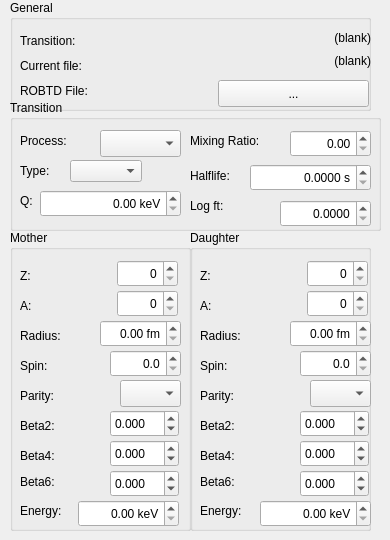
    <widget class="QWidget" name="iniTab">
     <attribute name="title">
      <string>Transition Info</string>
     </attribute>
     <widget class="QGroupBox" name="group_M">
      <property name="geometry">
       <rect>
        <x>10</x>
        <y>230</y>
        <width>181</width>
        <height>301</height>
       </rect>
      </property>
      <property name="title">
       <string>Mother</string>
      </property>
      <widget class="QLabel" name="lab_ZM">
       <property name="geometry">
        <rect>
         <x>10</x>
         <y>30</y>
         <width>61</width>
         <height>31</height>
        </rect>
       </property>
       <property name="toolTip">
        <string>Atomic number</string>
       </property>
       <property name="statusTip">
        <string>Atomic number</string>
       </property>
       <property name="text">
        <string>Z:</string>
       </property>
      </widget>
      <widget class="QLabel" name="lab_AM">
       <property name="geometry">
        <rect>
         <x>10</x>
         <y>60</y>
         <width>67</width>
         <height>31</height>
        </rect>
       </property>
       <property name="toolTip">
        <string>Mass number</string>
       </property>
       <property name="statusTip">
        <string>Mass number</string>
       </property>
       <property name="text">
        <string>A:</string>
       </property>
      </widget>
      <widget class="QLabel" name="lab_RM">
       <property name="geometry">
        <rect>
         <x>10</x>
         <y>90</y>
         <width>67</width>
         <height>31</height>
        </rect>
       </property>
       <property name="toolTip">
        <string>Charge radius</string>
       </property>
       <property name="statusTip">
        <string>Charge radius</string>
       </property>
       <property name="text">
        <string>Radius:</string>
       </property>
      </widget>
      <widget class="QLabel" name="lab_JM">
       <property name="geometry">
        <rect>
         <x>10</x>
         <y>120</y>
         <width>67</width>
         <height>31</height>
        </rect>
       </property>
       <property name="toolTip">
        <string>Spin in units of HBAR</string>
       </property>
       <property name="text">
        <string>Spin:</string>
       </property>
      </widget>
      <widget class="QLabel" name="lab_Beta2M">
       <property name="geometry">
        <rect>
         <x>10</x>
         <y>180</y>
         <width>67</width>
         <height>31</height>
        </rect>
       </property>
       <property name="statusTip">
        <string>Quadrupole deformation</string>
       </property>
       <property name="text">
        <string>Beta2:</string>
       </property>
      </widget>
      <widget class="QLabel" name="lab_Beta4M">
       <property name="geometry">
        <rect>
         <x>10</x>
         <y>210</y>
         <width>67</width>
         <height>31</height>
        </rect>
       </property>
       <property name="statusTip">
        <string>Hexadecupole deformation</string>
       </property>
       <property name="text">
        <string>Beta4:</string>
       </property>
      </widget>
      <widget class="QLabel" name="lab_Beta6M">
       <property name="geometry">
        <rect>
         <x>10</x>
         <y>236</y>
         <width>67</width>
         <height>31</height>
        </rect>
       </property>
       <property name="statusTip">
        <string>Beta6 deformation</string>
       </property>
       <property name="text">
        <string>Beta6:</string>
       </property>
      </widget>
      <widget class="QLabel" name="lab_PiM">
       <property name="geometry">
        <rect>
         <x>10</x>
         <y>150</y>
         <width>67</width>
         <height>31</height>
        </rect>
       </property>
       <property name="toolTip">
        <string>Parity of nuclear level</string>
       </property>
       <property name="statusTip">
        <string>Parity of nuclear level</string>
       </property>
       <property name="text">
        <string>Parity:</string>
       </property>
      </widget>
      <widget class="QSpinBox" name="sb_ZM">
       <property name="geometry">
        <rect>
         <x>107</x>
         <y>30</y>
         <width>61</width>
         <height>27</height>
        </rect>
       </property>
       <property name="toolTip">
        <string>Atomic number</string>
       </property>
       <property name="statusTip">
        <string>Atomic number</string>
       </property>
       <property name="alignment">
        <set>Qt::AlignRight|Qt::AlignTrailing|Qt::AlignVCenter</set>
       </property>
      </widget>
      <widget class="QSpinBox" name="sb_AM">
       <property name="geometry">
        <rect>
         <x>107</x>
         <y>60</y>
         <width>61</width>
         <height>27</height>
        </rect>
       </property>
       <property name="toolTip">
        <string>Mass number</string>
       </property>
       <property name="statusTip">
        <string>Mass number</string>
       </property>
       <property name="alignment">
        <set>Qt::AlignRight|Qt::AlignTrailing|Qt::AlignVCenter</set>
       </property>
       <property name="maximum">
        <number>250</number>
       </property>
      </widget>
      <widget class="QDoubleSpinBox" name="dsb_RM">
       <property name="geometry">
        <rect>
         <x>90</x>
         <y>90</y>
         <width>81</width>
         <height>27</height>
        </rect>
       </property>
       <property name="toolTip">
        <string>Charge radius</string>
       </property>
       <property name="statusTip">
        <string>Charge radius</string>
       </property>
       <property name="alignment">
        <set>Qt::AlignRight|Qt::AlignTrailing|Qt::AlignVCenter</set>
       </property>
       <property name="suffix">
        <string> fm</string>
       </property>
       <property name="singleStep">
        <double>0.100000000000000</double>
       </property>
      </widget>
      <widget class="QDoubleSpinBox" name="dsb_JM">
       <property name="geometry">
        <rect>
         <x>100</x>
         <y>120</y>
         <width>71</width>
         <height>27</height>
        </rect>
       </property>
       <property name="toolTip">
        <string>Spin in units of HBAR</string>
       </property>
       <property name="statusTip">
        <string>Spin in units of HBAR</string>
       </property>
       <property name="alignment">
        <set>Qt::AlignRight|Qt::AlignTrailing|Qt::AlignVCenter</set>
       </property>
       <property name="decimals">
        <number>1</number>
       </property>
       <property name="singleStep">
        <double>0.500000000000000</double>
       </property>
      </widget>
      <widget class="QComboBox" name="cb_PiM">
       <property name="geometry">
        <rect>
         <x>110</x>
         <y>150</y>
         <width>61</width>
         <height>27</height>
        </rect>
       </property>
       <property name="toolTip">
        <string>Parity of nuclear level</string>
       </property>
       <property name="statusTip">
        <string>Parity of nuclear level</string>
       </property>
      </widget>
      <widget class="QDoubleSpinBox" name="dsb_Beta2M">
       <property name="geometry">
        <rect>
         <x>100</x>
         <y>180</y>
         <width>69</width>
         <height>27</height>
        </rect>
       </property>
       <property name="statusTip">
        <string>Quadrupole deformation</string>
       </property>
       <property name="decimals">
        <number>3</number>
       </property>
       <property name="minimum">
        <double>-1.000000000000000</double>
       </property>
       <property name="maximum">
        <double>1.000000000000000</double>
       </property>
       <property name="singleStep">
        <double>0.100000000000000</double>
       </property>
      </widget>
      <widget class="QDoubleSpinBox" name="dsb_Beta4M">
       <property name="geometry">
        <rect>
         <x>100</x>
         <y>210</y>
         <width>69</width>
         <height>27</height>
        </rect>
       </property>
       <property name="statusTip">
        <string>Hexadecupole deformation</string>
       </property>
       <property name="decimals">
        <number>3</number>
       </property>
       <property name="minimum">
        <double>-1.000000000000000</double>
       </property>
       <property name="maximum">
        <double>1.000000000000000</double>
       </property>
       <property name="singleStep">
        <double>0.100000000000000</double>
       </property>
      </widget>
      <widget class="QDoubleSpinBox" name="dsb_Beta6M">
       <property name="geometry">
        <rect>
         <x>100</x>
         <y>240</y>
         <width>69</width>
         <height>27</height>
        </rect>
       </property>
       <property name="statusTip">
        <string>Beta6 deformation</string>
       </property>
       <property name="decimals">
        <number>3</number>
       </property>
       <property name="minimum">
        <double>-1.000000000000000</double>
       </property>
       <property name="maximum">
        <double>1.000000000000000</double>
       </property>
       <property name="singleStep">
        <double>0.100000000000000</double>
       </property>
      </widget>
      <widget class="QLabel" name="label_31">
       <property name="geometry">
        <rect>
         <x>10</x>
         <y>270</y>
         <width>67</width>
         <height>21</height>
        </rect>
       </property>
       <property name="statusTip">
        <string>Excitation energy of the parent level</string>
       </property>
       <property name="text">
        <string>Energy:</string>
       </property>
      </widget>
      <widget class="QDoubleSpinBox" name="dsb_motherEn">
       <property name="geometry">
        <rect>
         <x>68</x>
         <y>270</y>
         <width>101</width>
         <height>27</height>
        </rect>
       </property>
       <property name="statusTip">
        <string>Excitation energy of the parent level</string>
       </property>
       <property name="alignment">
        <set>Qt::AlignRight|Qt::AlignTrailing|Qt::AlignVCenter</set>
       </property>
       <property name="suffix">
        <string> keV</string>
       </property>
       <property name="maximum">
        <double>10000.000000000000000</double>
       </property>
       <property name="singleStep">
        <double>1.000000000000000</double>
       </property>
       <property name="value">
        <double>0.000000000000000</double>
       </property>
      </widget>
     </widget>
     <widget class="QGroupBox" name="groupBox_3">
      <property name="geometry">
       <rect>
        <x>10</x>
        <y>0</y>
        <width>361</width>
        <height>111</height>
       </rect>
      </property>
      <property name="title">
       <string>General</string>
      </property>
      <widget class="QLabel" name="label_11">
       <property name="geometry">
        <rect>
         <x>10</x>
         <y>50</y>
         <width>91</width>
         <height>31</height>
        </rect>
       </property>
       <property name="toolTip">
        <string>Current ini file used for the transition</string>
       </property>
       <property name="statusTip">
        <string>Current ini file used for the transition</string>
       </property>
       <property name="text">
        <string>Current file:</string>
       </property>
      </widget>
      <widget class="QLabel" name="l_iniFilename">
       <property name="geometry">
        <rect>
         <x>100</x>
         <y>51</y>
         <width>261</width>
         <height>20</height>
        </rect>
       </property>
       <property name="toolTip">
        <string>Current ini file used for the transition</string>
       </property>
       <property name="statusTip">
        <string>Current ini file used for the transition</string>
       </property>
       <property name="text">
        <string>(blank)</string>
       </property>
       <property name="alignment">
        <set>Qt::AlignRight|Qt::AlignTrailing|Qt::AlignVCenter</set>
       </property>
      </widget>
      <widget class="QLabel" name="label_6">
       <property name="geometry">
        <rect>
         <x>10</x>
         <y>30</y>
         <width>91</width>
         <height>21</height>
        </rect>
       </property>
       <property name="text">
        <string>Transition:</string>
       </property>
      </widget>
      <widget class="QLabel" name="l_transitionName">
       <property name="geometry">
        <rect>
         <x>90</x>
         <y>30</y>
         <width>271</width>
         <height>16</height>
        </rect>
       </property>
       <property name="layoutDirection">
        <enum>Qt::RightToLeft</enum>
       </property>
       <property name="text">
        <string>(blank)</string>
       </property>
       <property name="alignment">
        <set>Qt::AlignRight|Qt::AlignTrailing|Qt::AlignVCenter</set>
       </property>
      </widget>
      <widget class="QLabel" name="label_16">
       <property name="geometry">
        <rect>
         <x>10</x>
         <y>80</y>
         <width>111</width>
         <height>21</height>
        </rect>
       </property>
       <property name="toolTip">
        <string>Choose the Reduced one body transition density file, defined as &lt; f || [a+_alpha a~_beta]_L || i &gt; reduced in spin space</string>
       </property>
       <property name="statusTip">
        <string>Choose the Reduced one body transition density file, defined as &lt; f || [a+_alpha a~_beta]_L || i &gt; reduced in spin space</string>
       </property>
       <property name="text">
        <string>ROBTD File:</string>
       </property>
      </widget>
      <widget class="QPushButton" name="b_chooseROBTDFile">
       <property name="geometry">
        <rect>
         <x>208</x>
         <y>80</y>
         <width>151</width>
         <height>27</height>
        </rect>
       </property>
       <property name="cursor">
        <cursorShape>OpenHandCursor</cursorShape>
       </property>
       <property name="toolTip">
        <string>Choose the Reduced one body transition density file, defined as &lt; f || [a+_alpha a~_beta]_L || i &gt; reduced in spin space</string>
       </property>
       <property name="statusTip">
        <string>Choose the Reduced one body transition density file, defined as &lt; f || [a+_alpha a~_beta]_L || i &gt; reduced in spin space</string>
       </property>
       <property name="text">
        <string>...</string>
       </property>
      </widget>
     </widget>
     <widget class="QGroupBox" name="group_M_2">
      <property name="geometry">
       <rect>
        <x>190</x>
        <y>230</y>
        <width>181</width>
        <height>301</height>
       </rect>
      </property>
      <property name="title">
       <string>Daughter</string>
      </property>
      <widget class="QLabel" name="lab_ZD">
       <property name="geometry">
        <rect>
         <x>10</x>
         <y>30</y>
         <width>61</width>
         <height>31</height>
        </rect>
       </property>
       <property name="toolTip">
        <string>Atomic number</string>
       </property>
       <property name="statusTip">
        <string>Atomic number</string>
       </property>
       <property name="text">
        <string>Z:</string>
       </property>
      </widget>
      <widget class="QLabel" name="lab_AD">
       <property name="geometry">
        <rect>
         <x>10</x>
         <y>60</y>
         <width>67</width>
         <height>31</height>
        </rect>
       </property>
       <property name="toolTip">
        <string>Mass number</string>
       </property>
       <property name="statusTip">
        <string>Mass number</string>
       </property>
       <property name="text">
        <string>A:</string>
       </property>
      </widget>
      <widget class="QLabel" name="lab_RD">
       <property name="geometry">
        <rect>
         <x>10</x>
         <y>90</y>
         <width>67</width>
         <height>31</height>
        </rect>
       </property>
       <property name="toolTip">
        <string>Charge radius</string>
       </property>
       <property name="statusTip">
        <string>Charge radius</string>
       </property>
       <property name="text">
        <string>Radius:</string>
       </property>
      </widget>
      <widget class="QLabel" name="lab_JD">
       <property name="geometry">
        <rect>
         <x>10</x>
         <y>120</y>
         <width>67</width>
         <height>31</height>
        </rect>
       </property>
       <property name="toolTip">
        <string>Spin in units of HBAR</string>
       </property>
       <property name="statusTip">
        <string>Spin in units of HBAR</string>
       </property>
       <property name="text">
        <string>Spin:</string>
       </property>
      </widget>
      <widget class="QLabel" name="lab_Beta2D">
       <property name="geometry">
        <rect>
         <x>10</x>
         <y>180</y>
         <width>67</width>
         <height>31</height>
        </rect>
       </property>
       <property name="statusTip">
        <string>Quadrupole deformation</string>
       </property>
       <property name="text">
        <string>Beta2:</string>
       </property>
      </widget>
      <widget class="QLabel" name="lab_Beta4D">
       <property name="geometry">
        <rect>
         <x>10</x>
         <y>210</y>
         <width>67</width>
         <height>31</height>
        </rect>
       </property>
       <property name="statusTip">
        <string>Hexadecupole deformation</string>
       </property>
       <property name="text">
        <string>Beta4:</string>
       </property>
      </widget>
      <widget class="QLabel" name="lab_Beta6D">
       <property name="geometry">
        <rect>
         <x>10</x>
         <y>236</y>
         <width>67</width>
         <height>31</height>
        </rect>
       </property>
       <property name="statusTip">
        <string>Beta6 deformation</string>
       </property>
       <property name="text">
        <string>Beta6:</string>
       </property>
      </widget>
      <widget class="QLabel" name="lab_PiD">
       <property name="geometry">
        <rect>
         <x>10</x>
         <y>150</y>
         <width>67</width>
         <height>31</height>
        </rect>
       </property>
       <property name="toolTip">
        <string>Parity of nuclear level</string>
       </property>
       <property name="statusTip">
        <string>Parity of nuclear level</string>
       </property>
       <property name="text">
        <string>Parity:</string>
       </property>
      </widget>
      <widget class="QSpinBox" name="sb_ZD">
       <property name="geometry">
        <rect>
         <x>117</x>
         <y>30</y>
         <width>61</width>
         <height>27</height>
        </rect>
       </property>
       <property name="toolTip">
        <string>Atomic number</string>
       </property>
       <property name="statusTip">
        <string>Atomic number</string>
       </property>
       <property name="alignment">
        <set>Qt::AlignRight|Qt::AlignTrailing|Qt::AlignVCenter</set>
       </property>
      </widget>
      <widget class="QSpinBox" name="sb_AD">
       <property name="geometry">
        <rect>
         <x>117</x>
         <y>60</y>
         <width>61</width>
         <height>27</height>
        </rect>
       </property>
       <property name="toolTip">
        <string>Mass number</string>
       </property>
       <property name="statusTip">
        <string>Mass number</string>
       </property>
       <property name="alignment">
        <set>Qt::AlignRight|Qt::AlignTrailing|Qt::AlignVCenter</set>
       </property>
       <property name="maximum">
        <number>250</number>
       </property>
      </widget>
      <widget class="QDoubleSpinBox" name="dsb_RD">
       <property name="geometry">
        <rect>
         <x>100</x>
         <y>90</y>
         <width>81</width>
         <height>27</height>
        </rect>
       </property>
       <property name="toolTip">
        <string>Charge radius</string>
       </property>
       <property name="statusTip">
        <string>Charge radius</string>
       </property>
       <property name="alignment">
        <set>Qt::AlignRight|Qt::AlignTrailing|Qt::AlignVCenter</set>
       </property>
       <property name="suffix">
        <string> fm</string>
       </property>
       <property name="singleStep">
        <double>0.100000000000000</double>
       </property>
      </widget>
      <widget class="QDoubleSpinBox" name="dsb_JD">
       <property name="geometry">
        <rect>
         <x>110</x>
         <y>120</y>
         <width>71</width>
         <height>27</height>
        </rect>
       </property>
       <property name="toolTip">
        <string>Spin in units of HBAR</string>
       </property>
       <property name="statusTip">
        <string>Spin in units of HBAR</string>
       </property>
       <property name="alignment">
        <set>Qt::AlignRight|Qt::AlignTrailing|Qt::AlignVCenter</set>
       </property>
       <property name="decimals">
        <number>1</number>
       </property>
       <property name="singleStep">
        <double>0.500000000000000</double>
       </property>
      </widget>
      <widget class="QComboBox" name="cb_PiD">
       <property name="geometry">
        <rect>
         <x>120</x>
         <y>150</y>
         <width>61</width>
         <height>27</height>
        </rect>
       </property>
       <property name="statusTip">
        <string>Parity of nuclear level</string>
       </property>
      </widget>
      <widget class="QDoubleSpinBox" name="dsb_Beta2D">
       <property name="geometry">
        <rect>
         <x>110</x>
         <y>180</y>
         <width>69</width>
         <height>27</height>
        </rect>
       </property>
       <property name="statusTip">
        <string>Quadrupole deformation</string>
       </property>
       <property name="decimals">
        <number>3</number>
       </property>
       <property name="minimum">
        <double>-1.000000000000000</double>
       </property>
       <property name="maximum">
        <double>1.000000000000000</double>
       </property>
       <property name="singleStep">
        <double>0.100000000000000</double>
       </property>
      </widget>
      <widget class="QDoubleSpinBox" name="dsb_Beta4D">
       <property name="geometry">
        <rect>
         <x>110</x>
         <y>210</y>
         <width>69</width>
         <height>27</height>
        </rect>
       </property>
       <property name="statusTip">
        <string>Hexadecupole deformation</string>
       </property>
       <property name="decimals">
        <number>3</number>
       </property>
       <property name="minimum">
        <double>-1.000000000000000</double>
       </property>
       <property name="maximum">
        <double>1.000000000000000</double>
       </property>
       <property name="singleStep">
        <double>0.100000000000000</double>
       </property>
      </widget>
      <widget class="QDoubleSpinBox" name="dsb_Beta6D">
       <property name="geometry">
        <rect>
         <x>110</x>
         <y>240</y>
         <width>69</width>
         <height>27</height>
        </rect>
       </property>
       <property name="statusTip">
        <string>Beta6 deformation</string>
       </property>
       <property name="decimals">
        <number>3</number>
       </property>
       <property name="minimum">
        <double>-1.000000000000000</double>
       </property>
       <property name="maximum">
        <double>1.000000000000000</double>
       </property>
       <property name="singleStep">
        <double>0.100000000000000</double>
       </property>
      </widget>
      <widget class="QLabel" name="label_33">
       <property name="geometry">
        <rect>
         <x>10</x>
         <y>270</y>
         <width>67</width>
         <height>21</height>
        </rect>
       </property>
       <property name="statusTip">
        <string>Excitation energy of the child level</string>
       </property>
       <property name="text">
        <string>Energy:</string>
       </property>
      </widget>
      <widget class="QDoubleSpinBox" name="dsb_daughterEn">
       <property name="geometry">
        <rect>
         <x>70</x>
         <y>270</y>
         <width>111</width>
         <height>27</height>
        </rect>
       </property>
       <property name="statusTip">
        <string>Excitation energy of the child level</string>
       </property>
       <property name="alignment">
        <set>Qt::AlignRight|Qt::AlignTrailing|Qt::AlignVCenter</set>
       </property>
       <property name="suffix">
        <string> keV</string>
       </property>
       <property name="maximum">
        <double>10000.000000000000000</double>
       </property>
      </widget>
     </widget>
     <widget class="QGroupBox" name="groupBox">
      <property name="geometry">
       <rect>
        <x>10</x>
        <y>100</y>
        <width>371</width>
        <height>131</height>
       </rect>
      </property>
      <property name="title">
       <string>Transition</string>
      </property>
      <widget class="QLabel" name="label">
       <property name="geometry">
        <rect>
         <x>10</x>
         <y>30</y>
         <width>67</width>
         <height>21</height>
        </rect>
       </property>
       <property name="toolTip">
        <string>Decay process</string>
       </property>
       <property name="statusTip">
        <string>Decay process</string>
       </property>
       <property name="text">
        <string>Process:</string>
       </property>
      </widget>
      <widget class="QLabel" name="label_2">
       <property name="geometry">
        <rect>
         <x>10</x>
         <y>60</y>
         <width>41</width>
         <height>21</height>
        </rect>
       </property>
       <property name="toolTip">
        <string>Decay type</string>
       </property>
       <property name="statusTip">
        <string>Decay type</string>
       </property>
       <property name="text">
        <string>Type:</string>
       </property>
      </widget>
      <widget class="QLabel" name="label_3">
       <property name="geometry">
        <rect>
         <x>180</x>
         <y>30</y>
         <width>91</width>
         <height>21</height>
        </rect>
       </property>
       <property name="toolTip">
        <string>Mixing ratio as gAM_GT/M_F</string>
       </property>
       <property name="statusTip">
        <string>Mixing ratio as gAM_GT/M_F</string>
       </property>
       <property name="text">
        <string>Mixing Ratio:</string>
       </property>
      </widget>
      <widget class="QLabel" name="label_4">
       <property name="geometry">
        <rect>
         <x>10</x>
         <y>90</y>
         <width>21</width>
         <height>21</height>
        </rect>
       </property>
       <property name="toolTip">
        <string>Q Value in keV</string>
       </property>
       <property name="statusTip">
        <string>Q Value in keV</string>
       </property>
       <property name="text">
        <string>Q: </string>
       </property>
      </widget>
      <widget class="QComboBox" name="cb_type">
       <property name="geometry">
        <rect>
         <x>60</x>
         <y>60</y>
         <width>111</width>
         <height>27</height>
        </rect>
       </property>
       <property name="toolTip">
        <string>Decay type</string>
       </property>
       <property name="statusTip">
        <string>Decay type</string>
       </property>
       <property name="layoutDirection">
        <enum>Qt::LeftToRight</enum>
       </property>
       <property name="sizeAdjustPolicy">
        <enum>QComboBox::AdjustToContents</enum>
       </property>
       <property name="frame">
        <bool>true</bool>
       </property>
      </widget>
      <widget class="QComboBox" name="cb_process">
       <property name="geometry">
        <rect>
         <x>90</x>
         <y>30</y>
         <width>81</width>
         <height>27</height>
        </rect>
       </property>
       <property name="toolTip">
        <string>Decay process</string>
       </property>
       <property name="statusTip">
        <string>Decay process</string>
       </property>
       <property name="layoutDirection">
        <enum>Qt::LeftToRight</enum>
       </property>
      </widget>
      <widget class="QDoubleSpinBox" name="dsb_MixingRatio">
       <property name="geometry">
        <rect>
         <x>280</x>
         <y>30</y>
         <width>81</width>
         <height>27</height>
        </rect>
       </property>
       <property name="toolTip">
        <string>Mixing ratio as gAM_GT/M_F</string>
       </property>
       <property name="statusTip">
        <string>Mixing ratio as gAM_GT/M_F</string>
       </property>
       <property name="alignment">
        <set>Qt::AlignRight|Qt::AlignTrailing|Qt::AlignVCenter</set>
       </property>
       <property name="maximum">
        <double>100.000000000000000</double>
       </property>
      </widget>
      <widget class="QDoubleSpinBox" name="dsb_Q">
       <property name="geometry">
        <rect>
         <x>30</x>
         <y>90</y>
         <width>141</width>
         <height>27</height>
        </rect>
       </property>
       <property name="toolTip">
        <string>Q Value in keV</string>
       </property>
       <property name="statusTip">
        <string>Q Value in keV</string>
       </property>
       <property name="alignment">
        <set>Qt::AlignRight|Qt::AlignTrailing|Qt::AlignVCenter</set>
       </property>
       <property name="suffix">
        <string> keV</string>
       </property>
       <property name="maximum">
        <double>20000.000000000000000</double>
       </property>
      </widget>
      <widget class="QLabel" name="label_30">
       <property name="geometry">
        <rect>
         <x>180</x>
         <y>60</y>
         <width>61</width>
         <height>31</height>
        </rect>
       </property>
       <property name="toolTip">
        <string>Partial Halflife</string>
       </property>
       <property name="statusTip">
        <string>Partial Halflife</string>
       </property>
       <property name="text">
        <string>Halflife:</string>
       </property>
      </widget>
      <widget class="QDoubleSpinBox" name="dsb_halflife">
       <property name="geometry">
        <rect>
         <x>240</x>
         <y>64</y>
         <width>121</width>
         <height>27</height>
        </rect>
       </property>
       <property name="toolTip">
        <string>Partial Halflife</string>
       </property>
       <property name="statusTip">
        <string>Partial Halflife</string>
       </property>
       <property name="alignment">
        <set>Qt::AlignRight|Qt::AlignTrailing|Qt::AlignVCenter</set>
       </property>
       <property name="suffix">
        <string> s</string>
       </property>
       <property name="decimals">
        <number>4</number>
       </property>
       <property name="maximum">
        <double>1000000000.000000000000000</double>
       </property>
      </widget>
      <widget class="QLabel" name="label_25">
       <property name="geometry">
        <rect>
         <x>180</x>
         <y>90</y>
         <width>67</width>
         <height>31</height>
        </rect>
       </property>
       <property name="toolTip">
        <string>Log ft value</string>
       </property>
       <property name="statusTip">
        <string>Log ft value</string>
       </property>
       <property name="text">
        <string>Log ft:</string>
       </property>
      </widget>
      <widget class="QDoubleSpinBox" name="dsb_logft">
       <property name="geometry">
        <rect>
         <x>270</x>
         <y>100</y>
         <width>91</width>
         <height>27</height>
        </rect>
       </property>
       <property name="toolTip">
        <string>Log ft value</string>
       </property>
       <property name="statusTip">
        <string>Log ft value</string>
       </property>
       <property name="alignment">
        <set>Qt::AlignRight|Qt::AlignTrailing|Qt::AlignVCenter</set>
       </property>
       <property name="decimals">
        <number>4</number>
       </property>
       <property name="maximum">
        <double>20.000000000000000</double>
       </property>
      </widget>
     </widget>
    </widget>
